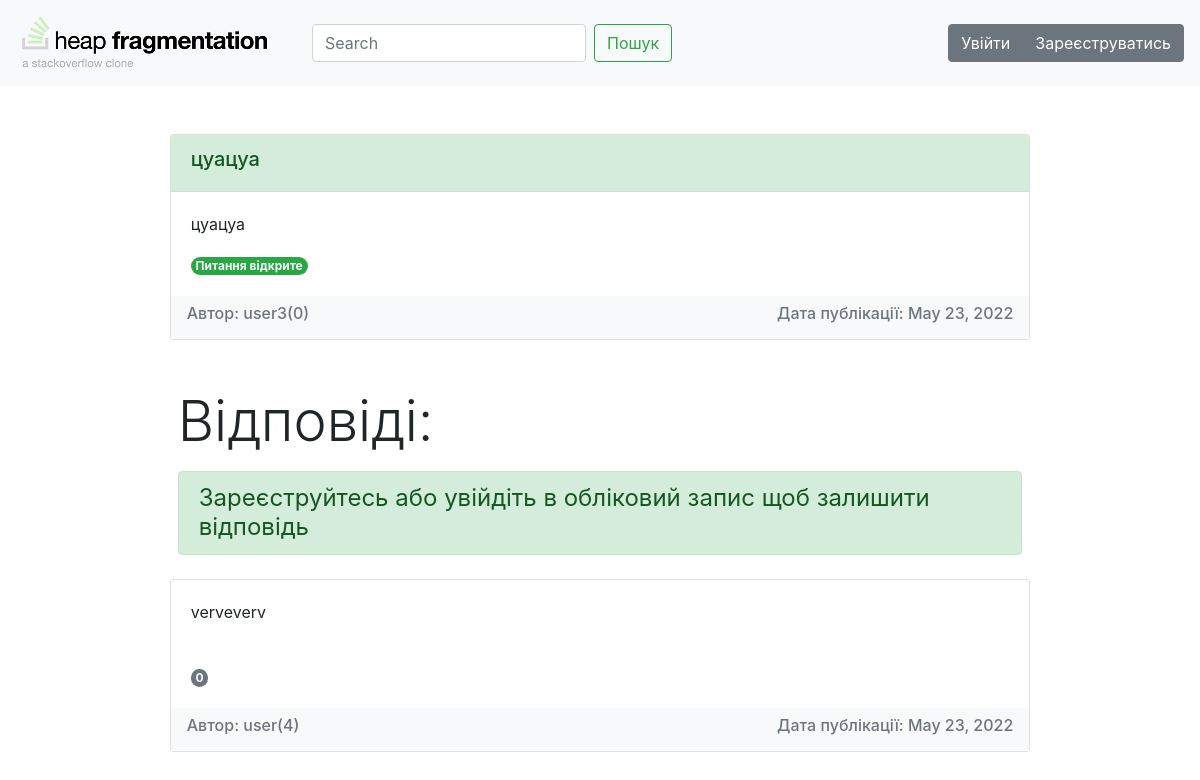
Screenshot of /25 with the database file from the repository.
### advice_app/models.py (models this page shows, shortened)
class Post(models.Model):
    title = models.CharField("Заголовок", max_length=50)
    question = models.TextField("Питання")
    author = models.ForeignKey(MyUser, on_delete=models.CASCADE)
    isClosed = models.BooleanField("Cтатус", default=0)
    date = models.DateField(auto_now=True)

class MyUser(User):
    class Meta:
        verbose_name = u"Рейтинг"
    rating = models.IntegerField("User", default=0)
    def __str__(self):
        return self.username

class Answer(models.Model):
    text = models.TextField("Відповідь")
    author = models.ForeignKey(MyUser, on_delete=models.CASCADE, null=True)
    post = models.ForeignKey(Post, on_delete=models.CASCADE, null=True, related_name="answers")
    date = models.DateField(auto_now=True)
    rating = models.IntegerField(default=0)
    users_increased_rating = models.ManyToManyField(MyUser, related_name="users_increased_rating")
    users_decreased_rating = models.ManyToManyField(MyUser, related_name="users_decreased_rating")
    class Meta:
        ordering = ['-id']

### advice_app/views.py (the view, shortened to what this page needs)
# urls.py: path('<int:pk>', views.PostDetail.as_view(), name='detail'),
class PostDetail(FormMixin, DetailView):
    model = Post
    template_name = "advice_app/detail.html"
    form_class = AnswerForm

### advice_app/forms.py
class AnswerForm(ModelForm):
    class Meta:
        model = Answer
        fields = ["text"]
        widgets = {"text": Textarea(attrs={'placeholder': 'Додайте відповідь', 'rows':5, 'cols':146, 'class': 'form-control'})}

### advice_app/templates/advice_app/detail.html (shortened to what this page needs)
{% extends 'advice_app/base.html' %}
{% block content %}
<div class="row justify-content-center">
    <div class="col-xl-9">
    <div class="card my-5 mx-3">
      <div class="card-header alert-success">
          <h5>{{ object.title }}</h5>
      </div>
      <div class="card-body">
        <p class="card-text">{{ object.question }}</p>
        {% if object.isClosed %}
          <span class="badge rounded-pill bg-secondary text-light">Відповідь отримано</span>
        {% else %}
          <span class="badge rounded-pill bg-success text-light">Питання відкрите</span>
        {% endif %}
      </div>
      <div class="navbar navbar-light bg-light text-muted">
        <h6>Автор: {{ object.author }}({{ object.author.rating }})</h6>
        <h6>Дата публікації: {{ object.date }}</h6>
      </div>
    </div>
        <p class="display-4 mx-4 my-3">Відповіді: </p>
        {% if request.user.username %}
        <div class="mx-3">
    <form method="post" action="">
        {% csrf_token %}
        {{ form.text }}<br>
        <button type="submit" class="btn btn-success">Додати</button>
    </form>
        </div>
        {% else %}
        <h4 class="font-weight-normal mx-4 my-3 alert alert-success">Зареєструйтесь або увійдіть в обліковий запис щоб залишити відповідь</h4>
        {% endif %}
    {% if object.answers.all %}
      {% for i in object.answers.all %}
        <div class="card mt-4 mx-3">
          <div class="card-body">
                <p class="card-text">{{ i.text }}</p><br>
                  <span class="badge rounded-pill bg-secondary text-light">{{ i.rating }}</span>
          </div>
          <div class="navbar navbar-light bg-light text-muted">
            <h6>Автор: {{ i.author }}({{ i.author.rating }})</h6>
            <h6>Дата публікації: {{ i.date }}</h6>
          </div>
        </div>
      {% endfor %}
    {% else %}
      <p class="display-6 mx-4 my-3">Наразі відповідей немає</p>
    {% endif %}
    </div>
</div>
{% endblock %}

### rows the page displays
Post: title "цуацуа", question "цуацуа", author "user3", author.rating "0", date "May 23, 2022"
Answer: text "verveverv", rating "0", author "user", author.rating "4", date "May 23, 2022"
